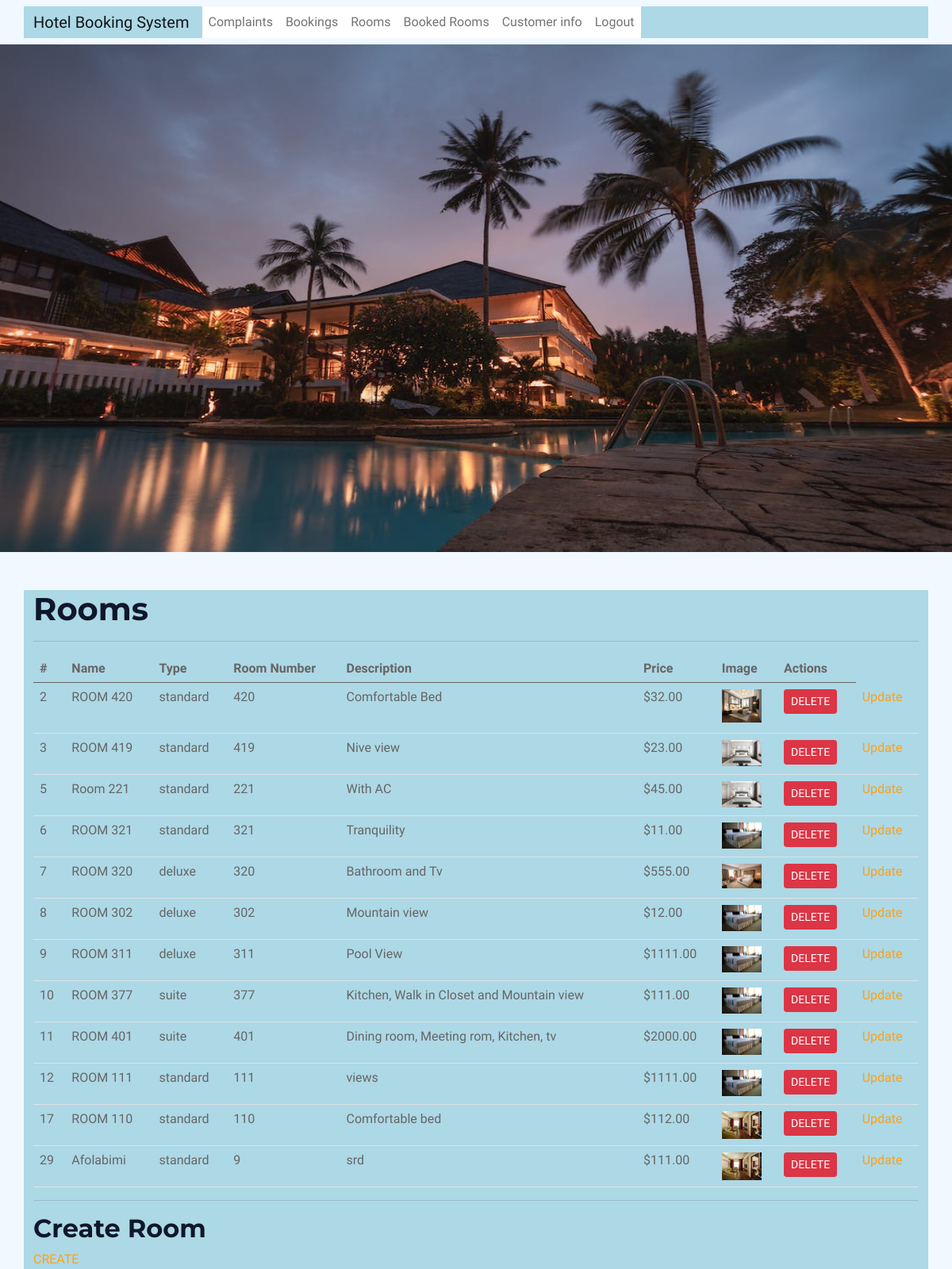
Page /admin_room_list/ (signed in) on the committed database.
### bookings/models.py (models this page shows, shortened)
class Room(models.Model):
    ROOM_TYPE_CHOICES = (
        ('standard', 'Standard'),
        ('deluxe', 'Deluxe'),
        ('suite', 'Suite'),
    )
    user = models.ForeignKey(settings.AUTH_USER_MODEL, on_delete=models.CASCADE)
    admin_user= models.ForeignKey(settings.AUTH_USER_MODEL, on_delete=models.CASCADE, related_name='room_admin', default=3)
    name = models.CharField(max_length=100)
    room_type = models.CharField(max_length=10, choices=ROOM_TYPE_CHOICES, default='standard')
    room_number = models.PositiveIntegerField(unique=True)
    description = models.TextField(blank=True)
    price = models.DecimalField(max_digits=8, decimal_places=2)
    image = models.ImageField(upload_to='rooms', blank=True)
    available = models.BooleanField(default=True)
    created_at = models.DateTimeField(auto_now_add=True)
    updated_at = models.DateTimeField(auto_now=True)

### bookings/views.py (the view)
# urls.py: path('admin_room_list/', views.admin_room_list, name='admin_room_list'),
@login_required
def admin_room_list(request):
    rooms = Room.objects.all()
    form = RoomForm(request.POST, request.FILES)
    if request.method == 'POST':
        if 'create' in request.POST:
            form = RoomForm(request.POST, request.FILE)
            print(request.POST)
            print(request.FILES)
            if form.is_valid():
                print(form.files)
                room = form.save(commit=False)
                room.admin_user = request.user
                room.user_id = request.user.id
                room.save()
                messages.success(request, 'Room created successfully.')
            else:
                messages.error(request, 'Error creating room.')
        elif 'update' in request.POST:
            room_id = request.POST.get('room_id')
            room = Room.objects.get(pk=room_id)
            form = RoomForm(request.POST, request.FILES, instance=room)  # pass the room instance to the form
            if form.is_valid():
                form.save()
                messages.success(request, 'Room updated successfully.')
            else:
                messages.error(request, 'Error updating room.')
        elif 'delete' in request.POST:
            room_id = request.POST.get('room_id')
            room = Room.objects.get(pk=room_id)
            room.delete()
            messages.success(request, 'Room deleted successfully.')
        return redirect('bookings:admin_room_list')
    else:
        form = RoomForm()
    return render(request, 'admin_room_list.html', {'rooms': rooms, 'form': form})

### bookings/templates/admin_room_list.html (shortened to what this page needs)
{% extends 'base.html' %}
{% block content %}
  <h1>Rooms</h1>
  <hr>
  {% if rooms %}
    <table class="table">
      <thead>
        <tr>
          <th>#</th>
          <th>Name</th>
          <th>Type</th>
          <th>Room Number</th>
          <th>Description</th>
          <th>Price</th>
          <th>Image</th>
          <th>Actions</th>
        </tr>
      </thead>
      <tbody>
        {% for room in rooms %}
          <tr>
            <td>{{ room.id }}</td>
            <td>{{ room.name }}</td>
            <td>{{ room.room_type }}</td>
            <td>{{ room.room_number }}</td>
            <td>{{ room.description }}</td>
            <td>${{ room.price }}</td>
            <td>
              {% if room.image %}
                <img src="{{ room.image.url }}" alt="{{ room.name }}" width="50">
              {% endif %}
            </td>
            <td>
              <form method="POST" action="{% url 'bookings:admin_room_list' %}">
                <button type="submit" name="delete" class="btn btn-danger btn-sm">Delete</button>
              </form>
            <td>
              <form method="POST" action="">
                <a href="{% url 'bookings:admin_room_update' room.id %}">Update</a>
            </td>
          </tr>
        {% endfor %}
      </tbody>
    </table>
  {% else %}
    <p>No rooms available.</p>
  {% endif %}
  <hr>
  <h2>Create Room</h2>
  <form method="POST" action="">
    <a href="{% url 'bookings:admin_room_create' %}">CREATE</a>
  </form>
{% endblock %}

### bookings/static/css/style.css (style rules this page uses)
:root { --primary: #FEA116; --light: #F1F8FF; --dark: #0F172B; }
.btn { font-weight: 500; text-transform: uppercase; transition: .5s; }

### rows in the picture
Room: id "2", name "ROOM 420", room_type "standard", room_number "420", description "Comfortable Bed", price "32.00", image (picture)
Room: id "3", name "ROOM 419", room_type "standard", room_number "419", description "Nive view", price "23.00", image (picture)
Room: id "5", name "Room 221", room_type "standard", room_number "221", description "With AC", price "45.00", image (picture)
Room: id "6", name "ROOM 321", room_type "standard", room_number "321", description "Tranquility", price "11.00", image (picture)
Room: id "7", name "ROOM 320", room_type "deluxe", room_number "320", description "Bathroom and Tv", price "555.00", image (picture)
Room: id "8", name "ROOM 302", room_type "deluxe", room_number "302", description "Mountain view", price "12.00", image (picture)
Room: id "9", name "ROOM 311", room_type "deluxe", room_number "311", description "Pool View", price "1111.00", image (picture)
Room: id "10", name "ROOM 377", room_type "suite", room_number "377", description "Kitchen, Walk in Closet and Mountain view", price "111.00", image (picture)
Room: id "11", name "ROOM 401", room_type "suite", room_number "401", description "Dining room, Meeting rom, Kitchen, tv", price "2000.00", image (picture)
Room: id "12", name "ROOM 111", room_type "standard", room_number "111", description "views", price "1111.00", image (picture)
Room: id "17", name "ROOM 110", room_type "standard", room_number "110", description "Comfortable bed", price "112.00", image (picture)
Room: id "29", name "Afolabimi", room_type "standard", room_number "9", description "srd", price "111.00", image (picture)
